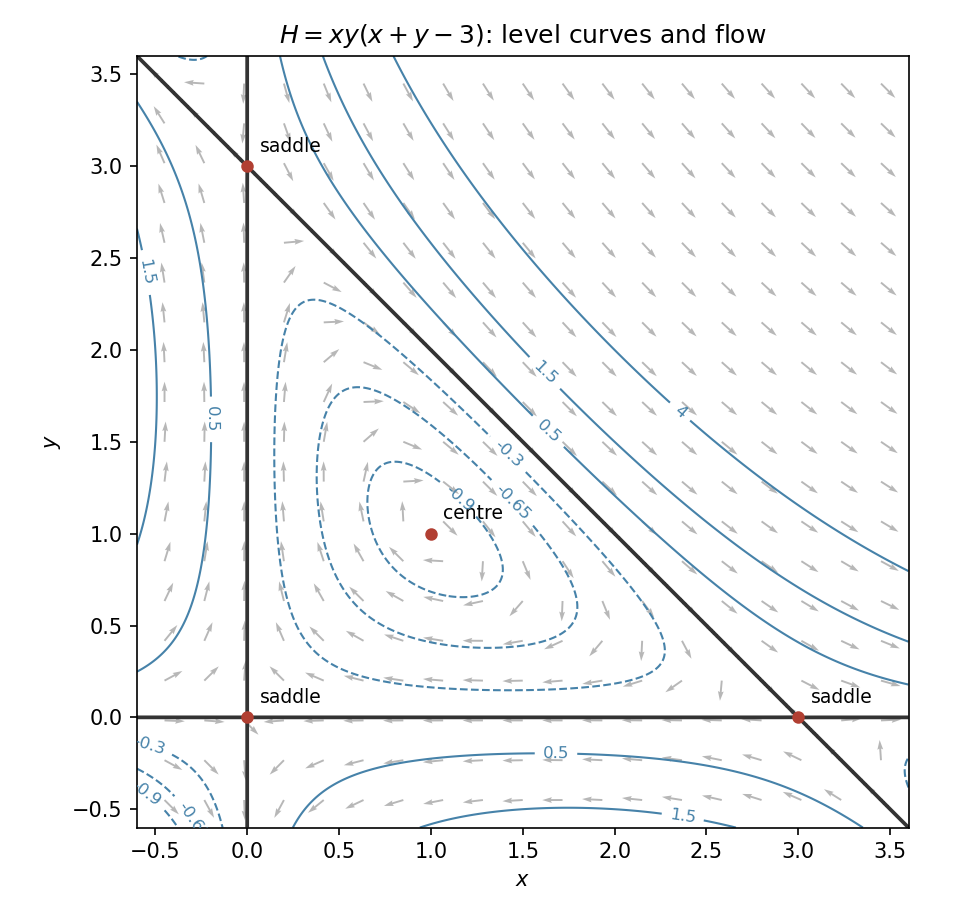

This chart was generated by the following Python code:
"""Original phase portrait; Python 3.14, root NumPy/Matplotlib dependencies."""
import numpy as np
import matplotlib
matplotlib.use('Agg')
import matplotlib.pyplot as plt
x=np.linspace(-0.6,3.6,500);X,Y=np.meshgrid(x,x);H=X*Y*(X+Y-3)
fig,ax=plt.subplots(figsize=(6.5,6.1),facecolor='white')
cs=ax.contour(X,Y,H,levels=[-0.9,-0.65,-0.3,0.5,1.5,4],colors='#4682a9',linewidths=1)
ax.clabel(cs,fontsize=8,fmt='%g');ax.contour(X,Y,H,levels=[0],colors='#333333',linewidths=1.8)
q=np.linspace(-0.45,3.45,19);Q,R=np.meshgrid(q,q);U=Q*(Q+2*R-3);V=R*(3-2*Q-R)
length=np.hypot(U,V);length=np.where(length>1e-9,length,1)
ax.quiver(Q,R,U/length,V/length,color='#888888',alpha=.6,scale=38,width=.0025)
for px,py,label in [(0,0,'saddle'),(3,0,'saddle'),(0,3,'saddle'),(1,1,'centre')]:
 ax.plot(px,py,'o',color='#b13f32',ms=5);ax.annotate(label,(px,py),xytext=(6,7),textcoords='offset points',fontsize=9)
ax.set(xlim=(-.6,3.6),ylim=(-.6,3.6),xlabel='$x$',ylabel='$y$',title='$H=xy(x+y-3)$: level curves and flow')
ax.set_aspect('equal');fig.tight_layout();fig.savefig('paper-1-phase-plane.png',dpi=150,facecolor='white')
